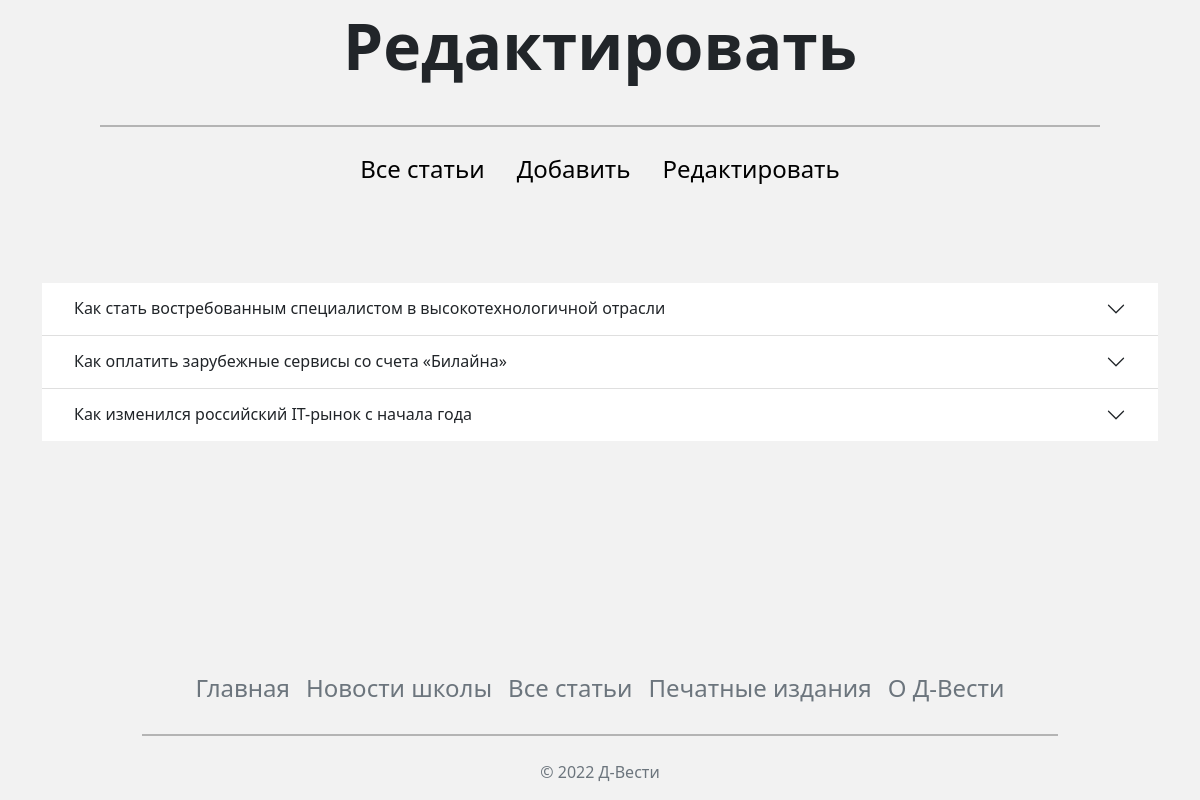
The page /edit (signed in) on the database as committed earlier.
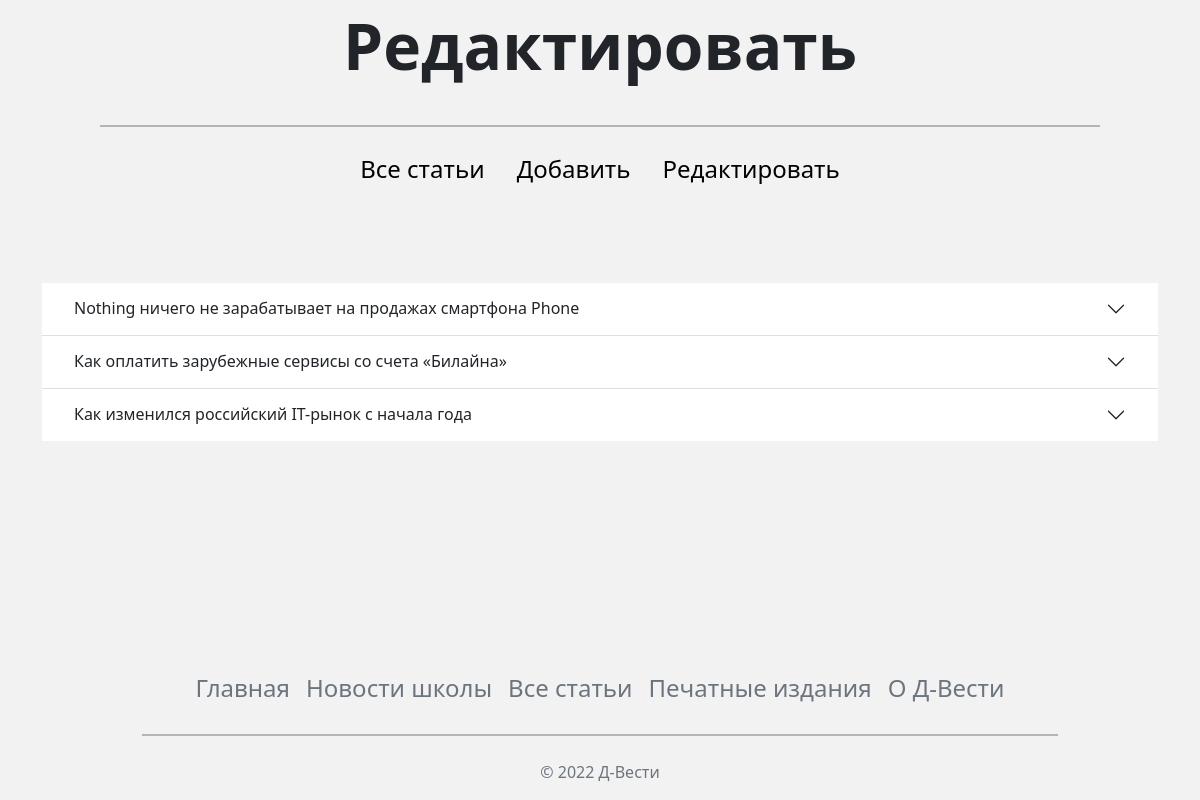
The same page on the database as committed later.
### app.py (models this page shows)
class Article(db.Model):
    id = db.Column(db.Integer, primary_key=True)
    title_article = db.Column(db.String, nullable=False)
    tag = db.Column(db.String, nullable=False)
    text_article = db.Column(db.Text, nullable=False)
    main_img = db.Column(db.String, nullable=False)
    author = db.Column(db.String)
    date = db.Column(db.DateTime, default=datetime.utcnow())

### app.py (the view, shortened to what this page needs)
@app.route('/edit')
@app.route('/edit/<int:id>', methods=['GET', 'POST'])
@login_required
def edit(id=None):
    form = Add_article()
    articles = db.session.execute(db.select(Article).order_by(db.desc(Article.id))).scalars()
    return render_template('dashboard/edit.html', title='Редактировать', articles=articles, form=form)

### app.py (called while the page is built)
@login_manager.user_loader
def load_user(user_id):
    return RegistrationDB.query.get(int(user_id))

### templates/dashboard/edit.html (shortened to what this page needs)
<!DOCTYPE html>
<html lang="en">
<head>
    {% include "dashboard/links.html" %}
</head>
<body class="d-flex flex-column min-vh-100">
<h1 style="font-weight: 700; font-size: 64px" class="text-center mt-2 mb-4 edit-font">{{title}}</h1>
<hr class="hr-before-header">
{% include "dashboard/sidebar.html" %}
<br><br><br>
<div class="accordion accordion-flush container" id="accordionFlushExample">
    {% for article in articles %}
    <div class="accordion-item container-fluid">
    <h2 class="accordion-header" id="flush-headingTwo{{article.id}}">
      <button class="accordion-button collapsed" type="button" data-bs-toggle="collapse" data-bs-target="#flush-collapseTwo{{article.id}}" aria-expanded="false" aria-controls="flush-collapseTwo{{article.id}}">
        {{article.title_article}}
      </button>
    </h2>
  </div>
    {% endfor %}
</div>
<br><br><br>
{% include 'main/footer.html' %}
</body>
</html>

Rows that differ between the two databases and show on the page:
changed Article: title_article "Как стать востребованным специалистом в высокотехнологичной отрасли" → "Nothing ничего не зарабатывает на продажах смартфона Phone"
